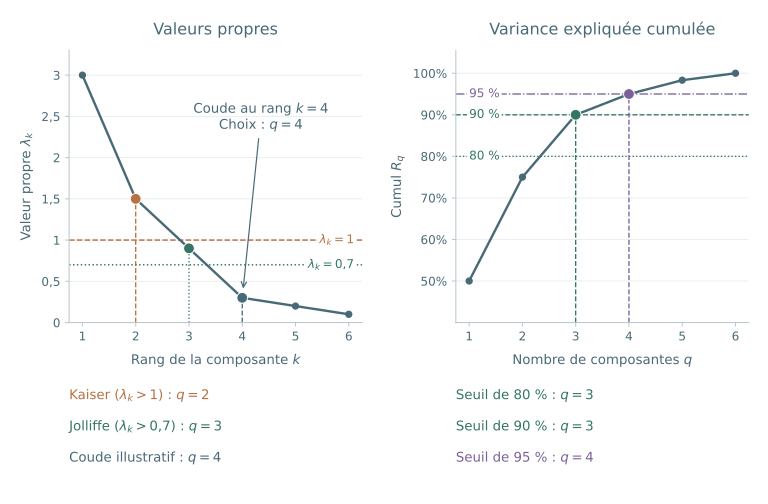

Recreate this plot in Python.
"""Plot the component-selection rules for the six-variable PCA example.

Run from the repository root: python figures/acp_nombre_composantes.py
Requires NumPy and Matplotlib.
"""

from pathlib import Path

import matplotlib

matplotlib.use("Agg")
import matplotlib.pyplot as plt
from matplotlib.ticker import FuncFormatter, PercentFormatter
import numpy as np


def main():
    eigenvalues = np.array([3.0, 1.5, 0.9, 0.3, 0.2, 0.1])
    ranks = np.arange(1, len(eigenvalues) + 1)
    cumulative = np.cumsum(eigenvalues) / eigenvalues.sum()
    kaiser = int(np.count_nonzero(eigenvalues > 1))
    jolliffe = int(np.count_nonzero(eigenvalues > 0.7))
    targets = [0.80, 0.90, 0.95]
    # Include equality at a threshold, allowing for floating-point rounding.
    choices = [int(np.flatnonzero(cumulative >= target - 1e-12)[0] + 1)
               for target in targets]
    elbow_rank = 4  # Visual elbow rank k; retaining through this rank gives q = k.
    elbow_count = elbow_rank
    np.testing.assert_allclose(eigenvalues.sum(), 6)
    np.testing.assert_allclose(cumulative, [0.50, 0.75, 0.90, 0.95, 59 / 60, 1])
    assert (kaiser, jolliffe, choices) == (2, 3, [3, 3, 4])

    ink, orange, green, purple = "#486976", "#b77244", "#347663", "#7a619a"
    plt.rcParams.update({
        "font.family": "DejaVu Sans",
        "font.size": 10,
        "mathtext.fontset": "dejavusans",
        "svg.fonttype": "path",
        "svg.hashsalt": "acp-nombre-composantes",
    })
    fig, axes = plt.subplots(1, 2, figsize=(8, 5.25))
    fig.subplots_adjust(left=0.09, right=0.975, top=0.9, bottom=0.36, wspace=0.32)
    for ax in axes:
        ax.set_xlim(0.75, 6.25)
        ax.set_xticks(ranks)
        ax.grid(axis="y", color="#e8edef", lw=0.7, zorder=0)
        ax.spines[["top", "right"]].set_visible(False)
        ax.spines[["left", "bottom"]].set_color("#bdc8ce")
        ax.tick_params(length=3, color="#bdc8ce", labelcolor=ink, labelsize=9)
        ax.set_axisbelow(True)

    ax = axes[0]
    ax.set_title("Valeurs propres", fontsize=12, color=ink, pad=12)
    ax.set_ylim(0, 3.3)
    ax.set_yticks([0, 0.5, 1, 1.5, 2, 2.5, 3])
    ax.yaxis.set_major_formatter(FuncFormatter(lambda value, _: f"{value:g}".replace(".", ",")))
    ax.set_xlabel("Rang de la composante $k$", color=ink, labelpad=8)
    ax.set_ylabel("Valeur propre $\\lambda_k$", color=ink, labelpad=6)
    ax.plot(ranks, eigenvalues, "o-", color=ink, lw=1.8, ms=4.5, zorder=3)
    for threshold, q, color, style in [(1, kaiser, orange, "--"), (0.7, jolliffe, green, ":")]:
        ax.axhline(threshold, color=color, linestyle=style, lw=1.1, zorder=2)
        ax.text(6.1, threshold, f"$\\lambda_k = {threshold:g}$".replace("0.7", "0{,}7"),
                color=color, ha="right", va="center", fontsize=9,
                bbox={"facecolor": "white", "edgecolor": "none", "pad": 1.5})
        ax.vlines(q, 0, eigenvalues[q - 1], color=color, linestyle=style, lw=1, zorder=2)
        ax.scatter(q, eigenvalues[q - 1], s=65, color=color, edgecolors="white", lw=0.7, zorder=4)
    ax.vlines(elbow_rank, 0, eigenvalues[elbow_rank - 1], color=ink, linestyle="--", lw=1, zorder=2)
    ax.scatter(elbow_rank, eigenvalues[elbow_rank - 1], s=65, color=ink, edgecolors="white", lw=0.7, zorder=4)
    ax.annotate(f"Coude au rang $k = {elbow_rank}$\nChoix : $q = {elbow_count}$",
                xy=(elbow_rank, eigenvalues[elbow_rank - 1]),
                xytext=(4.35, 2.35), ha="center", color=ink, fontsize=10,
                arrowprops={"arrowstyle": "->", "color": ink, "lw": 0.9,
                            "shrinkB": 7})

    ax = axes[1]
    ax.set_title("Variance expliquée cumulée", fontsize=12, color=ink, pad=12)
    ax.set_ylim(0.40, 1.055)
    ax.set_yticks([0.50, 0.60, 0.70, 0.80, 0.90, 1])
    ax.yaxis.set_major_formatter(PercentFormatter(xmax=1, decimals=0))
    ax.set_xlabel("Nombre de composantes $q$", color=ink, labelpad=8)
    ax.set_ylabel("Cumul $R_q$", color=ink, labelpad=6)
    ax.plot(ranks, cumulative, "o-", color=ink, lw=1.8, ms=4.5, zorder=3)
    for target, style, color in [(0.80, ":", green), (0.90, "--", green), (0.95, "-.", purple)]:
        ax.axhline(target, color=color, lw=1, linestyle=style, zorder=2)
        ax.text(1.0, target, f"{target:.0%}".replace("%", " %"), color=color,
                ha="left", va="center", fontsize=9,
                bbox={"facecolor": "white", "edgecolor": "none", "pad": 1.5})
    for q, color in [(choices[0], green), (choices[2], purple)]:
        ax.vlines(q, 0.40, cumulative[q - 1], color=color, linestyle="--", lw=1, zorder=2)
        ax.scatter(q, cumulative[q - 1], s=65, color=color, edgecolors="white", lw=0.7, zorder=4)

    left_choices = [
        (f"Kaiser ($\\lambda_k > 1$) : $q = {kaiser}$", orange),
        (f"Jolliffe ($\\lambda_k > 0{{,}}7$) : $q = {jolliffe}$", green),
        (f"Coude illustratif : $q = {elbow_count}$", ink),
    ]
    right_choices = [
        (f"Seuil de {target:.0%} : $q = {q}$".replace("%", " %"), green if q == 3 else purple)
        for target, q in zip(targets, choices)
    ]
    for ax, labels in zip(axes, [left_choices, right_choices]):
        left = ax.get_position().x0
        for height, (label, color) in zip([0.215, 0.153, 0.091], labels):
            fig.text(left, height, label, color=color, fontsize=10, va="center")

    fig.savefig(Path(__file__).with_suffix(".svg"), metadata={"Date": None}, facecolor="white")
    plt.close(fig)
    print(f"Kaiser : {kaiser}; Jolliffe : {jolliffe}; seuils 80 %, 90 %, 95 % : {choices}.")


if __name__ == "__main__":
    main()
